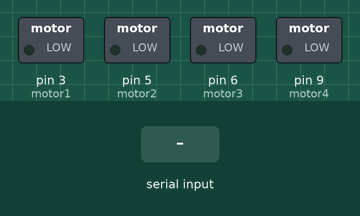
Recording of a sketch running on a simulated Arduino Uno, built with avr-gcc and run on an emulated ATmega328P. On the bench: switched loads named in the sketch (green lamp = pin HIGH). The test bench sets the inputs (shaded band). What the sketch prints to the serial monitor is not drawn.

Above: at 1.2 s.
1.3 s: "5\n" received over Serial
At 1.39 s:
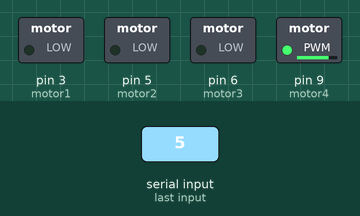
Timing chart, 0 to 4.3 s (numbered marks = the images above; inputs shaded):
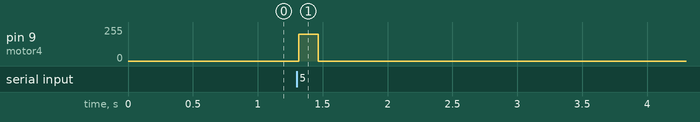

The sketch:

Angle.ino
```cpp
byte   d = 0;
byte motor1 = 3, motor2 = 5, motor3 = 6, motor4 =9 , echo = 10 , trig = 11 ,x=0,RS=7, LS=2, MS =4, left = 0, right = 0 , med = 0,pr=1,pl=1,pm=1 , SoundSensor = 8;
float take =0 ,give = 0 ;int counter = 0 , RightSmooth =0, Right = 0 , LeftSmooth = 0 , Left = 0;
char state;int current, i=0 ,dd =0 , gg = 0, number = 0 , p = 0 ;
char distance[4];
void setup() {
  // put your setup code here, to run once:
Serial.begin(9600);
pinMode(motor1,OUTPUT);
pinMode(motor2,OUTPUT);
pinMode(motor3,OUTPUT);
pinMode(motor4,OUTPUT);
pinMode(echo,INPUT);
pinMode(RS,INPUT) ;
pinMode(LS,INPUT) ;
pinMode(MS,INPUT) ;
pinMode(trig,OUTPUT);
}
void Stop ()
{
  digitalWrite(motor1,LOW);
    digitalWrite(motor2,LOW);
    digitalWrite(motor3,LOW);
    analogWrite(motor4,0);
}
void turnRight ()
{
    digitalWrite(motor1,LOW);
    digitalWrite(motor2,LOW);
    digitalWrite(motor3,LOW);
    analogWrite(motor4,200);
}
void loop() {
  // put your main code here, to run repeatedly:
    i = 0;dd=0;
while (Serial.available() )
  {
    dd=1;
    current = Serial.read();
    distance[i] = current - 48;
    i++;
    Serial.println(i);
    if (current == 47 || current == 58 )
    {
      break;
    }
  }
  Serial.println(dd);
  if (dd == 1)
  {
    if (i == 3)
    {
    number = distance[0]*100+distance[1]*10+distance[2];
    Serial.println(number);
    p = number/10;
    if (number > 90 && number < 170)
    {turnRight(); p = p -9;
      delay(500+p*50);Stop();
    }
    if (number == 170)
    { turnRight();delay(875);Stop();}
    if (number == 180)
    { turnRight();delay(900);Stop();}
    if (number > 180 && number < 240)
    {turnRight();p = p - 18 ;delay(900+p*50);Stop();}
    if (number > 230 && number < 280)
    {turnRight(); p = p - 23 ;delay(1150+p*25);Stop();}
    if (number == 280)
    {turnRight();delay(1300);Stop();}
    if (number > 280 && number <= 360)
    {turnRight(); p = p - 28 ;delay(1300+p*25);Stop();}
    }
    else if (i == 2)
    {
    number = distance[0]*10+distance[1];
    Serial.println(number);
    p = number/10;
    if (number == 10)
    {turnRight();
    delay(100);Stop();}
    if (number > 10 && number < 80 || number == 90)
    {turnRight();delay(100+p*50);Stop();}
    if (number == 80)
    {turnRight();delay(100+7*50+25);Stop();}
    } }
    else int u = 0;
    }
```

Measured:
- after the input at 1.3 s, pin 9 (motor4): 0/255 → 200/255 at once, → 0/255 0.15 s later
